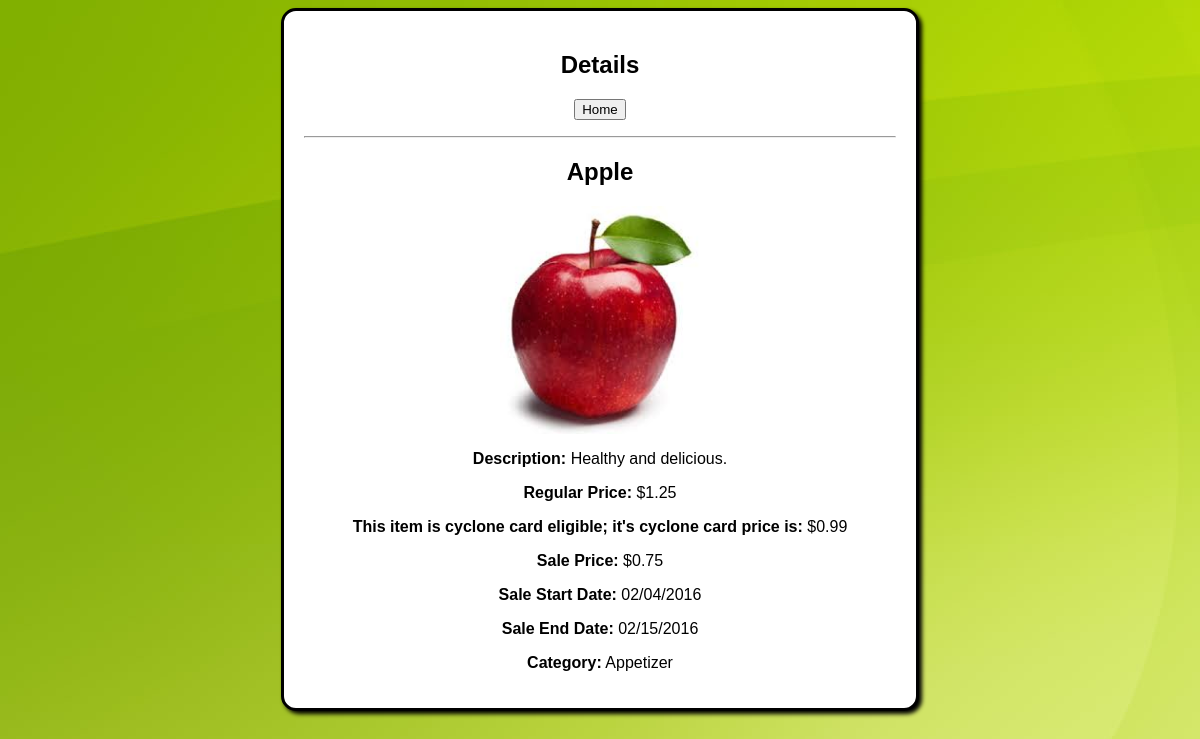
Page /food_item_details.php?id=33 on the committed database.
### tables this page shows
CREATE TABLE IF NOT EXISTS `food` (
  `food_id` int(8) NOT NULL AUTO_INCREMENT,
  `food_name` varchar(125) NOT NULL,
  `food_description` varchar(250) DEFAULT NULL,
  `regular_price` float NOT NULL,
  `sale_price` float DEFAULT NULL,
  `sale_start_date` date DEFAULT NULL,
  `sale_end_date` date DEFAULT NULL,
  `on_sale` int(1) NOT NULL,
  `category_id` int(8) NOT NULL,
  `pic` varchar(250) NOT NULL,
  `cyclone_card_item` tinyint(1) NOT NULL,
  `cyclone_card_price` float DEFAULT NULL,
  PRIMARY KEY (`food_id`)
);

CREATE TABLE IF NOT EXISTS `category` (
  `category_id` int(8) NOT NULL AUTO_INCREMENT,
  `category_description` varchar(250) NOT NULL,
  PRIMARY KEY (`category_id`)
);

### food_item_details.php (the view, shortened to what this page needs)
<html>
	<head>
		<link rel="stylesheet" type="text/css" href="styles/style.css" />
	</head>
	<body>
		<div id="item_details_container">
			<?php
				echo "<h2>Details</h2>";
				echo"<form action='food_inventory_user.php?page=1' method='POST'>
						<input type='submit' value='Home' />
					</form>
					<hr />
				";
				$id = NULL;
				if(isset($_GET['id'])){
					$id = $_GET['id'];
				}
				display_food($id);
				function display_food($id){
					$sql = "SELECT f.food_id, f.food_name, f.food_description, f.regular_price, f.sale_price,
							f.sale_start_date, f.sale_end_date, f.category_id, pic, f.cyclone_card_item, f.cyclone_card_price, c.category_id, c.category_description
							FROM food f INNER JOIN category c ON c.category_id = f.category_id
							WHERE food_id = " . $id;
					$result = mysql_query($sql);
					while($row = mysql_fetch_array($result)){
						$current_date = date("Y-m-d");
						$current_date = date("Y-m-d", strtotime($current_date));
						$sale_start = date("Y-m-d", strtotime($row['sale_start_date']));
						$sale_end = date("Y-m-d", strtotime($row['sale_end_date']));
						$im = null;
						$default = 'default.jpg';
						$image = $row['pic'];
						if (ISSET($image) && $image != ''){
							$file ="Styles/pics/" . $image;
							$size = getimagesize($file);
							if ($size["mime"] == "image/jpeg"){
								$im = imagecreatefromjpeg($file);
							}else if ($size["mime"] =="image/gif"){
								$im = imagecreatefromgif($file);
							}else if ($size["mime"] =="image/png"){
								$im = imagecreatefrompng($file);
							}
							$w = imagesx($im);
							$h = imagesy($im);
							$tw=$w;
							$th=$h;
							if($w > 200){
								$ratio = 200 / $w;
								$th = $h * $ratio;
								$tw = $w * $ratio;
							}elseif($h > 220){
								$ratio = 220 / $h;
								$th = $h * $ratio;
								$tw = $w * $ratio;
							}
						}
						echo "<div class='food_item_div'>
							<h2>" . $row['food_name'] . "</h2>";
										if($image){
											echo '<td><img src ="Styles/pics/'.$image .'" height ="'.$th.'" width ="'.$tw  .'"></td>';
										}else{
											echo '<td><img src ="Styles/pics/'.$default .'" height ="'.$th.'" width ="'.$tw  .'"></td>';
										}
									echo "
									<p><strong>Description: </strong>".$row['food_description']."</p>
									<p><strong>Regular Price:</strong> $" . sprintf('%0.2f', $row['regular_price']) . " </p>"
						;
								if($row['cyclone_card_item'] == "1"){
									echo"<p><strong>This item is cyclone card eligible; it's cyclone card price is:</strong> $" . sprintf('%0.2f', $row['cyclone_card_price']) . " </p>";
								}else{
									echo"<p><i>This item is not cyclone card eligible.</i></p>";
								}
								if($row['sale_price'] != NULL && $row['sale_start_date'] != NULL && $row['sale_end_date'] != NULL){
									if(($current_date >= $sale_start) && ($current_date <= $sale_end)){
										echo"<p><strong>Sale Price:</strong> $" . sprintf('%0.2f', $row['sale_price']) . "</p>";
										echo"<p><strong>Sale Start Date:</strong>  " . format_date($row['sale_start_date']) . "</p>";
										echo"<p><strong>Sale End Date:</strong>  " . format_date($row['sale_end_date']) . "</p>";
									}else{
										echo"<p><i>No current sale information is available for this item.</i></p>";
									}
								}else{
									echo"<p><strong>No current sale information for this item.</strong></p>";
								}
								echo"<p><strong>Category:</strong>  " . $row['category_description'] . "</p>";
					}
				}
				function format_date($date){
					$formatted_date = date('m/d/Y', strtotime($date));
					if($date == "1970-01-01"){
						return "Not on sale.";
					}else{
						return $formatted_date;
					}
				}
			?>
		</div>
	</body>
</html>

### Styles/style.css (style rules this page uses)
#item_details_container { background-color:#FFFFFF; margin-top:10px; margin: auto; min-height: 500px; width:50%; padding: 20px; border:3px solid black; -moz-border-radius:15px; border-radius:15px; -moz-box-shadow: 3px 3px 4px #000; -webkit-box-shadow: 3px 3px 4px #000; box-shadow: 3px 3px 4px #000; position: relative; }
.food_item_div img { vertical-align: middle; max-height: 250px; max-width: 200px; }
.food_item_div { width: 100%; }
body { background-color:#FFFFFF; text-align:center; font-family: Arial; background-image:url('BG_1_app.jpg'); COLOR:#000; }

### rows in the picture
food: food_name "Apple", pic (picture), food_description "Healthy and delicious.", regular_price "1.25", cyclone_card_price "0.99", sale_price "0.75", sale_start_date "02/04/2016", sale_end_date "02/15/2016", category.category_description "Appetizer"
